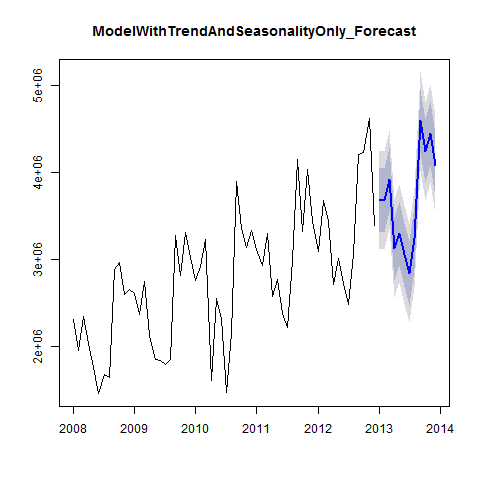

Reproduce this figure in R.
#Creates ModelWithTrendAndSeasonalityOnly_Forecast plot

png("Plots/ModelWithTrendAndSeasonalityOnly_Forecast_plot.png")
plot(ModelWithTrendAndSeasonalityOnly_Forecast, main="ModelWithTrendAndSeasonalityOnly_Forecast")
dev.off()